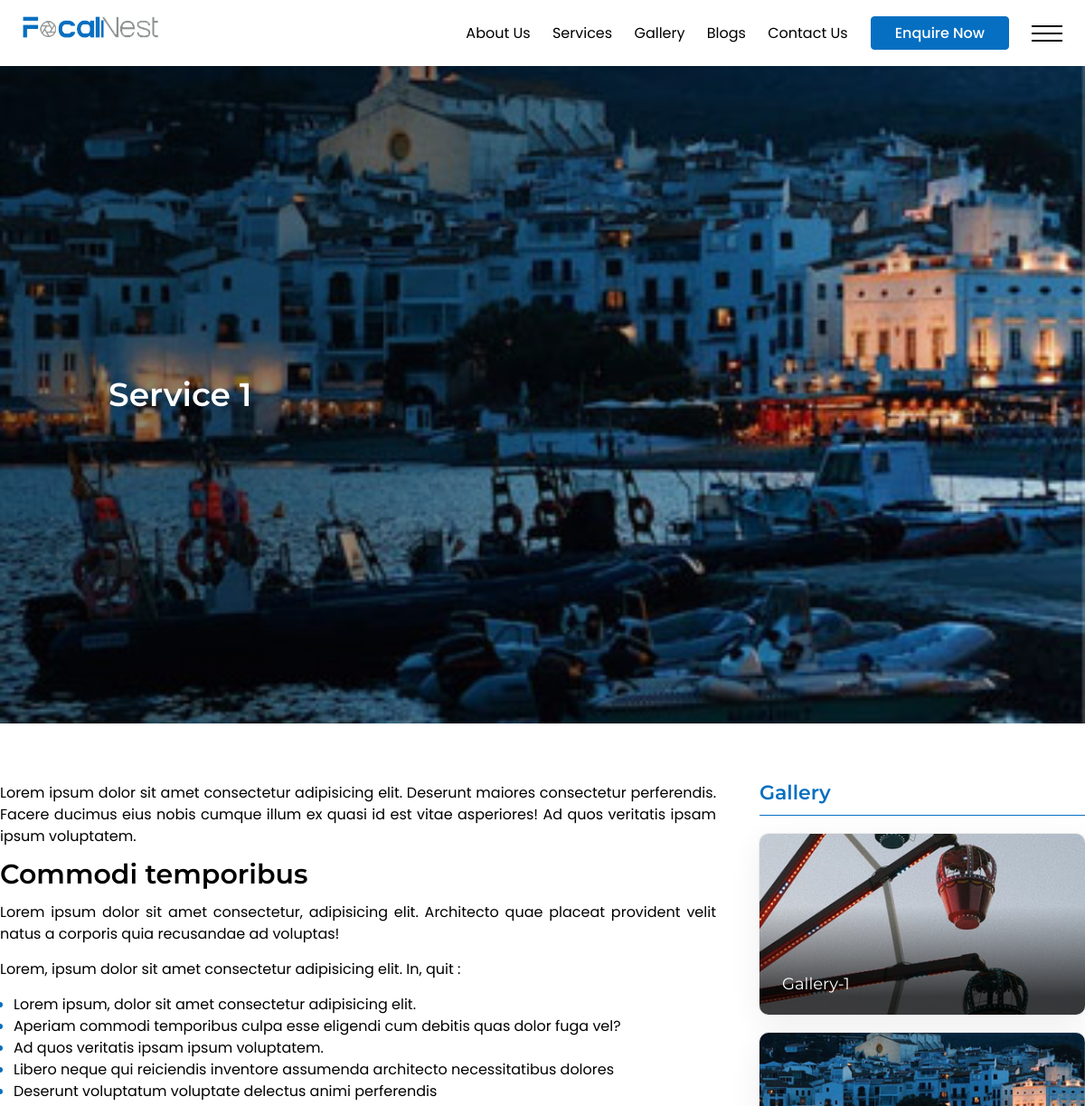
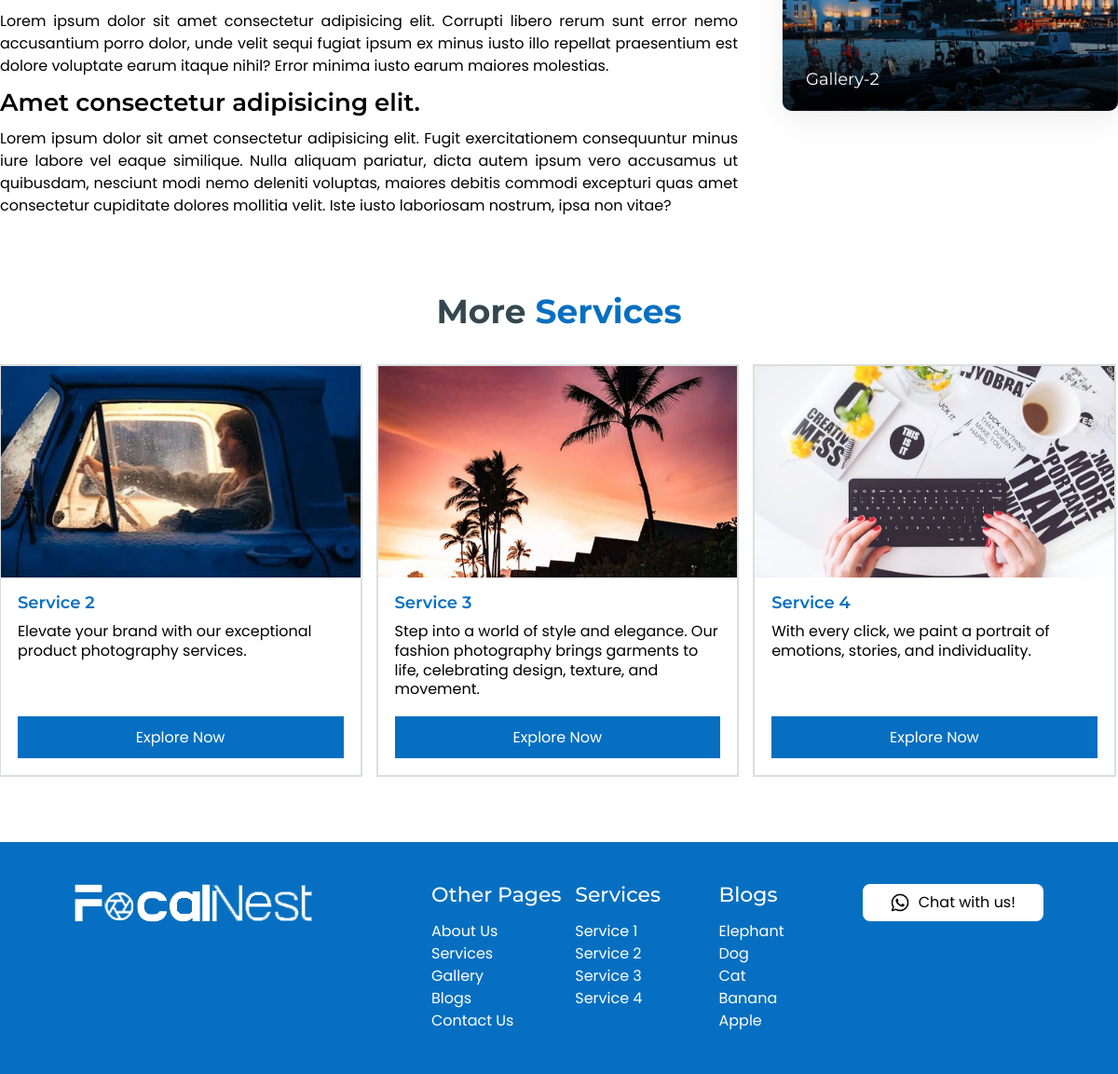
The page /service/service-1/ on the database its author committed (2 pictures, top to bottom).
### FocalNest/models.py (models this page shows, shortened)
class ServicePost(models.Model):
    title = models.CharField(max_length=200)
    Title_Url = models.SlugField(unique=True, blank=True, null=True)
    Service_image = models.ImageField(upload_to='Admin/Serviceicons/')
    Service_icon = models.ImageField(upload_to='Admin/Serviceimages/')
    Description = models.CharField(max_length=255,)
    content = RichTextField()
    class Meta:
        verbose_name = 'Service'
        verbose_name_plural = 'Services'

class Gallery(models.Model):
    service = models.ForeignKey(ServicePost, on_delete=models.CASCADE)
    Gallery_Title = models.CharField(max_length=50)
    class Meta:
        unique_together = ('service', 'Gallery_Title')
        verbose_name = 'Gallery'
        verbose_name_plural = 'Gallery'

class GalleryImage(models.Model):
    gallery = models.ForeignKey(Gallery, on_delete=models.CASCADE)
    image = models.ImageField(upload_to='Admin/GalleryImages/', max_length=100)

class BlogPost(models.Model):
    Blog_title = models.CharField(max_length=200)
    Title_url = models.SlugField(unique=True, blank=True, null=True)
    image = models.ImageField(upload_to='Admin/blogimages/')
    content = RichTextField()
    class Meta:
        verbose_name = 'Blog'
        verbose_name_plural = 'Blogs'

### FocalNest/views.py (the view)
# urls.py: path('service/<slug:Title_url>/', views.service_detail, name='service_detail'),
def service_detail(request, Title_url):
    post = get_object_or_404(ServicePost, Title_Url=Title_url)
    galleries = Gallery.objects.filter(service=post)
    more_services = ServicePost.objects.exclude(id=post.id)
    return render(request, 'service-detail.html', {'post': post, 'galleries': galleries, 'more_posts': more_services})

### FocalNest/commoncontext.py (called while the page is built)
def common_data(request):
    allservices = ServicePost.objects.all()
    allblogs = BlogPost.objects.all().order_by('-id')
    recent_blogs = BlogPost.objects.all().order_by('-id')[:5]
    return {
        'services': allservices,
        'blogs': allblogs,
        'recentblogs': recent_blogs,
    }

### FocalNest/templates/service-detail.html (shortened to what this page needs)
{% extends "masterpage.html" %}
{% load static %}
{% block content %}
<main>
    <div class="blog-banner blog-detail-banner">
        <div class="bg"><img src="{{ post.Service_image.url }}" alt=""></div>
        <div class="banner-wrapper">
            <div class="content">
                <h1>{{ post.title }}</h1>
            </div>
        </div>
    </div>
    <section>
        <div class="blogDetailSecA serviceDetailSecA">
            <div class="container">
                <div class="flex">
                    <div class="colA">
                        <div class="content">
                            {{ post.content|safe }}
                        </div>
                    </div>
                    <div class="colB">
                        <h4>Gallery</h4>
                        <div class="gallery-wrap">
                            {% for gallery in galleries %}
                                <div class="col">
                                    {% with first_image=gallery.galleryimage_set.first %}
                                        <a href="{{ first_image.image.url }}" class="gallery-btn" data-fancybox="{{ gallery.Gallery_Title }}">
                                            <figure><img src="{{ first_image.image.url }}" alt=""></figure>
                                            <h6 class="title">{{ gallery.Gallery_Title }}</h6>
                                        </a>
                                    {% endwith %}
                                </div>
                            {% endfor %}
                        </div>
                    </div>
                </div>
            </div>
        </div>
    </section>
    <section>
        <div class="blogListingSecB serviceListingSecB">
            <div class="container">
                <div class="heading text-center">
                    <h3>More <span>Services</span></h3>
                </div>
                <div class="more-service-slider owl-carousel">
                    {% for more_post in more_posts %}
                        <div class="col">
                            <a href="{% url 'FocalNest:service_detail' Title_url=more_post.Title_Url %}">
                                <figure><img src="{{ more_post.Service_image.url }}" alt=""></figure>
                                <figcaption>
                                    <h4 class="title">{{more_post.title}}</h4>
                                    <p>{{ more_post.Description }}</p>
                                    <button class="explr-btn">Explore Now</button>
                                </figcaption>
                            </a>
                        </div>
                    {% endfor %}
                </div>
            </div>
        </div>
    </section>
</main>
{% endblock %}

### FocalNest/templates/masterpage.html (shortened to what this page needs)
{% load static %}
<!DOCTYPE html>
<html lang="en">
<head>
    <link rel="stylesheet" href="{% static 'sass/style.css' %}">
    <link rel="stylesheet" href="{% static 'fonts/fonts.css' %}">
    <link rel="stylesheet" href="{% static 'css/owl.carousel.min.css' %}">
    <link rel="stylesheet" href="{% static 'css/fancybox.css' %}">
</head>
<body>
    <header>
        <div class="container-fluid">
            <div class="header-wrapper">
                <div class="flex">
                    <div class="colA">
                        <a href="/">
                            <img src="{% static 'images/logo.png' %}" alt="">
                        </a>
                    </div>
                    <div class="colB">
                        <nav>
                            <ul>
                                <li>
                                    <a href="">About Us</a>
                                </li>
                                <li>
                                    <a href="/service">Services</a>
                                </li>
                                <li>
                                    <a href="/gallery">Gallery</a>
                                </li>
                                <li>
                                    <a href="/blog">Blogs</a>
                                </li>
                                <li>
                                    <a href="">Contact Us</a>
                                </li>
                            </ul>
                        </nav>
                    </div>
                    <div class="colC">
                        <button class="enquire-btn">Enquire Now</button>
                        <div class="ham-menu">
                            <span></span>
                            <span></span>
                            <span></span>
                        </div>
                    </div>
                </div>
            </div>
        </div>
    </header>
    {% block content %}
    {% endblock %}
    <footer>
        <div class="container-fluid">
            <div class="footer-wrapper">
                <div class="flex">
                    <div class="colA">
                        <div class="logo"><a href="/"><img src="{% static 'images/logo.png' %}" alt=""></a></div>
                    </div>
                    <div class="colB">
                        <div class="col">
                            <h4>Other Pages</h4>
                            <ul>
                                <li>
                                    <a href="">About Us</a>
                                </li>
                                <li>
                                    <a href="/service">Services</a>
                                </li>
                                <li>
                                    <a href="/gallery">Gallery</a>
                                </li>
                                <li>
                                    <a href="/blog">Blogs</a>
                                </li>
                                <li>
                                    <a href="">Contact Us</a>
                                </li>
                            </ul>
                        </div>
                        <div class="col">
                            <h4>Services</h4>
                            <ul>
                                {% for service in services %}
                                    <li><a href="{% url 'FocalNest:service_detail' Title_url=service.Title_Url %}">{{ service.title }}</a></li>
                                {% endfor %}
                            </ul>
                        </div>
                        {% if blogs %}
                            <div class="col">
                                <h4>Blogs</h4>
                                    <ul>
                                        {% for blog in recentblogs %}
                                            <li><a href="{% url 'FocalNest:blog_detail' Title_url=blog.Title_url %}">{{ blog.Blog_title }}</a></li>
                                        {% endfor %}
                                    </ul>
                                </div>
                        {% endif %}
                    </div>
                    <div class="colC">
                        <div class="btn wtsp-button">
                            <a href=""><img src="{% static 'icons/whatsapp.png' %}" alt="">Chat with us!</a>
                        </div>
                    </div>
                </div>
            </div>
        </div>
    </footer>
</body>
</html>

### rows shown on the page
ServicePost: Service_image (picture), title "Service 1", content "Lorem ipsum dolor sit amet consectetur adipisicing elit. Deserunt maiores consectetur perferendis. Facere ducimus eius nobis cumque illum ex quasi id est vitae asperiores! Ad quos veritatis ipsam ipsum voluptatem. Commodi temporibus Lorem ipsum dolor sit amet consectetur, adipisicing elit. Architecto quae placeat provident velit natus a corporis quia recusandae ad voluptas! Lorem, ipsum dolor sit amet consectetur adipisicing elit. In, quit : Lorem ipsum, dolor sit amet consectetur adipisicing elit. Aperiam commodi temporibus culpa esse eligendi cum debitis quas dolor fuga vel? Ad quos veritatis ipsam ipsum voluptatem. Libero neque qui reiciendis inventore assumenda architecto necessitatibus…"
Gallery: galleryimage_set.first.image (picture), Gallery_Title "Gallery-1"
Gallery: galleryimage_set.first.image (picture), Gallery_Title "Gallery-2"
ServicePost: Service_image (picture), title "Service 2", Description "Elevate your brand with our exceptional product photography services."
ServicePost: Service_image (picture), title "Service 3", Description "Step into a world of style and elegance. Our fashion photography brings garments to life, celebrating design, texture, and movement."
ServicePost: Service_image (picture), title "Service 4", Description "With every click, we paint a portrait of emotions, stories, and individuality."
BlogPost: Blog_title "Elephant"
BlogPost: Blog_title "Dog"
BlogPost: Blog_title "Cat"
BlogPost: Blog_title "Banana"
BlogPost: Blog_title "Apple"
